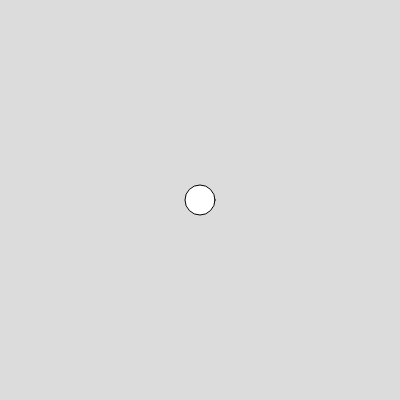
Frame 1 (no input)
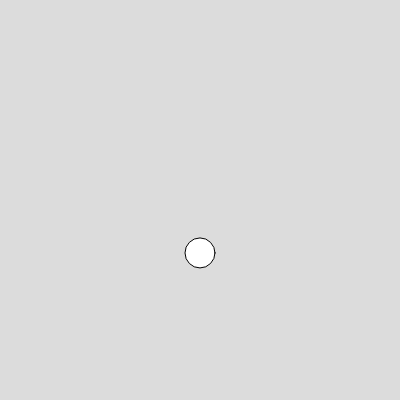
Frame 60 (no input)
Frame 120 (the mouse pressed at the canvas centre since frame 60): identical to frame 60, image omitted

The p5.js sketch that drew these frames (run headless with seeded random() and noise() and a simulated clock; from frame 60 on, the mouse is pressed at the canvas centre):

// p5.js sketch
// ── sketch.js
ball_x = 200
ball_y = 200

ball_dx = 0
ball_dy = 0

function setup() {
    createCanvas(400, 400);
}

function ball() {
    circle(ball_x, ball_y, 30)
}
  
function draw() {
    background(220);
    ball();
    ball_x = ball_x + ball_dx;
    ball_y = ball_y + ball_dy;
    if ((ball_x < 0) || (ball_x > 400)) {
        ball_dx = - ball_dx;
    }
    if ((ball_y < 20) || (ball_y > 400)) {
        ball_dy = - ball_dy;
    }
    if (ball_y < 10) {
        ball_y = 10;
    }
    ball_dy = ball_dy + .67
}

function mousePressed() {
    ball_x = mouseX
    ball_y = mouseY
    ball_dx = 0
    ball_dy = 0
}
